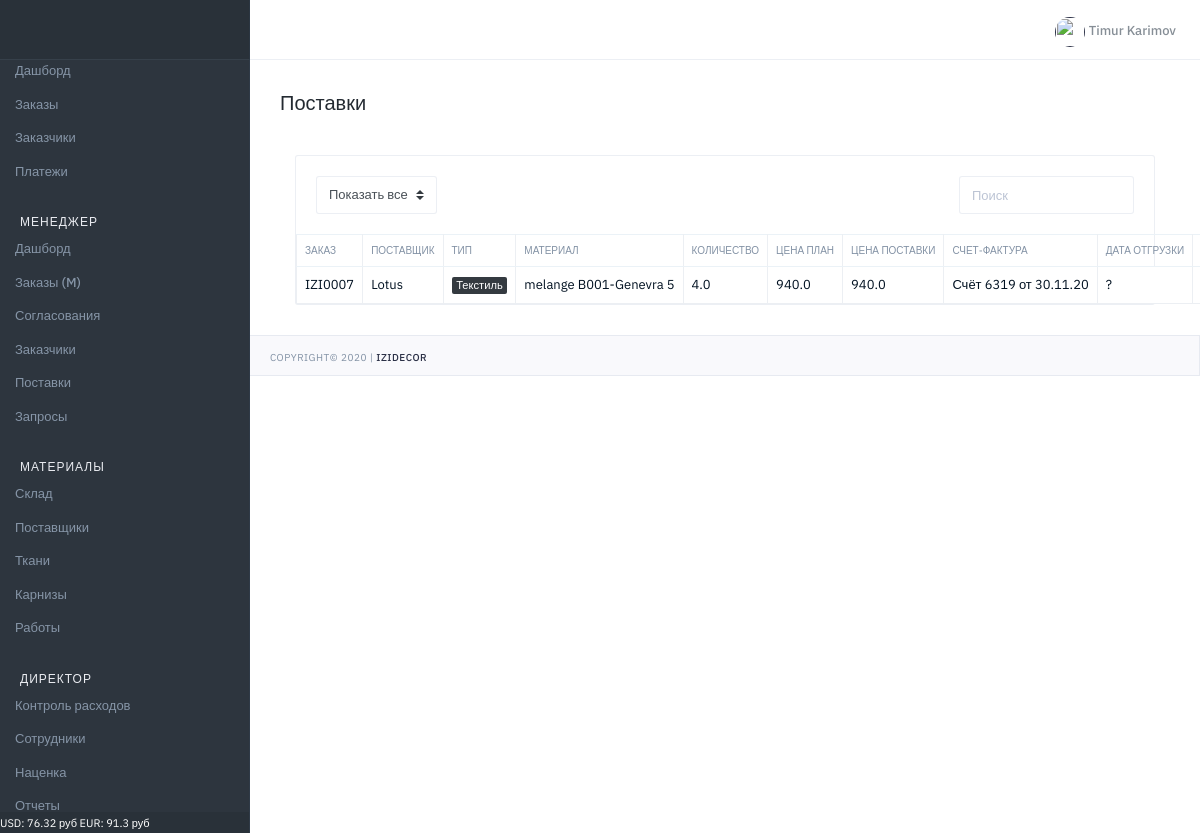
Before: /manager/supplier/orders/ (signed in) with the older database file.
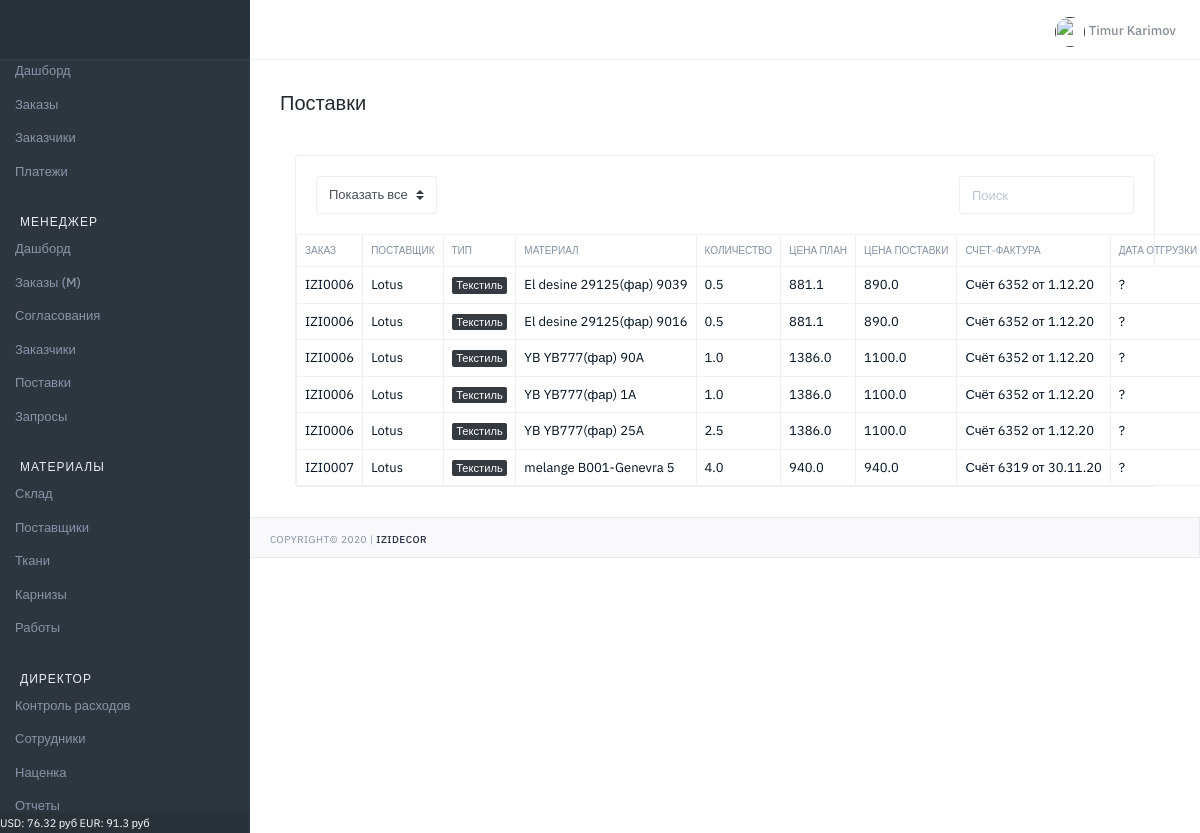
After: the same page with the newer database file.
### manager/models.py (models this page shows, shortened)
class SupplierOrderedTextile(models.Model):
    ORDER_STATE = (
        (0, 'Не оплачено'),
        (1, 'Оплачено'),
    )
    type = models.CharField(verbose_name='Тип', max_length=100, default='Текстиль')
    order = models.ForeignKey(Order, null=True, blank=True, on_delete=models.CASCADE, verbose_name='Заказ')
    item = models.ForeignKey(OrderItemTextile1, null=True, blank=True, on_delete=models.CASCADE, verbose_name='Позиция')
    price = models.FloatField(verbose_name='Цена поставщика', max_length=100, default=0)
    receipt = models.CharField(verbose_name='Счет', max_length=100)
    status = models.IntegerField(verbose_name="Состояние заказа", choices=ORDER_STATE, default=0)
    date_shipped = models.CharField(verbose_name='Дата отгрузки', max_length=100, blank=True, null=True)
    date_created = models.DateTimeField(verbose_name='Дата создания', auto_now_add=True, null=True)
    def edit(self):
        return reverse('manager:supplier_ordered_textile_edit', kwargs={"id": self.pk})

### orders/models.py (models this page shows, shortened)
class Order(models.Model):
    STATUS_V = (
        (0, 'Запланирован'),
        (1, 'КП подготовлено'),
        (2, 'КП утверждено'),
        (3, 'Договор подготовлен'),
        (4, 'Договор подписан'),
        (5, 'Аванс получен'),
        (6, 'Материалы заказаны'),
        (7, 'Материалы оплачены'),
        (8, 'Материалы отгружены'),
        (9, 'Работы заказаны'),
        (10, 'Заказ выдан'),
        (11, 'Архив'),
    )
    STATUS_CSS = (
        (0, 'secondary'),
        (1, 'secondary'),
        (2, 'secondary'),
        (3, 'info'),
        (4, 'info'),
        (5, 'primary'),
        (6, 'primary'),
        (7, 'primary'),
        (8, 'primary'),
        (9, 'primary'),
        (10, 'success'),
        (11, 'warning'),
    )
    STATUS_P = (
        (0, 0),
        (1, 10),
        (2, 20),
        (3, 30),
        (4, 40),
        (5, 50),
        (6, 60),
        (7, 70),
        (8, 80),
        (9, 90),
        (10, 100),
        (11, 0)
    )
    STATUS_V_T = (
        (0, 'Не заказаны'),
        (1, 'Заказаны'),
        (2, 'Оплачены'),
        (3, 'Отгружены'),
    )
    STATUS_V_D = (
        (0, 'Нет скидки'),
        (1, 'Не согласована'),
        (2, 'Согласована'),
        (3, 'Отказано'),
    )
    STATUS_V_D2 = (
        (0, 'Нет скидки'),
        (1, 'Ожидание согласования'),
        (2, 'Согласована'),
        (3, 'Отказано'),
        (4, 'Частичное согласование'),
    )
    number = models.CharField(verbose_name='Номер', max_length=100, blank=True, null=True, default=GetCountOrder)
    status = models.IntegerField(verbose_name='Статус', choices=STATUS_V, default=0)
    status_css = models.IntegerField(verbose_name='Статус', choices=STATUS_CSS, default=0)
    progress = models.IntegerField(verbose_name='Прогресс', choices=STATUS_P, default=0)
    textile_state = models.IntegerField(verbose_name='Состояние по текстилю', choices=STATUS_V_T, default=0)
    cornice_state = models.IntegerField(verbose_name='Состояние по карнизам', choices=STATUS_V_T, default=0)
    work_state = models.IntegerField(verbose_name='Состояние по работам', choices=STATUS_V_T, default=0)
    discount_status = models.IntegerField(verbose_name='Общий статус скидки', choices=STATUS_V_D2, default=0)
    discount_t = models.FloatField(verbose_name='Скидка к текстилю', max_length=100, blank=True, null=True, default=1)
    discount_t_s = models.IntegerField(verbose_name='Статус скидки', choices=STATUS_V_D, default=0)
    discount_c = models.FloatField(verbose_name='Скидка к карнизам', max_length=100, blank=True, null=True, default=1)
    discount_c_s = models.IntegerField(verbose_name='Статус скидки', choices=STATUS_V_D, default=0)
    discount_w = models.FloatField(verbose_name='Скидка к работам', max_length=100, blank=True, null=True, default=1)
    discount_w_s = models.IntegerField(verbose_name='Статус скидки', choices=STATUS_V_D, default=0)
    discount_view = models.IntegerField(verbose_name='Просмотр скидки', default=0)
    date_created = models.DateTimeField(verbose_name='Дата создания', auto_now_add=True, null=True)
    date_finished = models.DateField(verbose_name='Дата исполнения', blank=True, null=True)
    user = models.ForeignKey(User, on_delete=models.CASCADE, verbose_name='Пользователь', blank=True, null=True)
    user_view = models.IntegerField(verbose_name='Просмотр', default=0)

class OrderItemTextile1(models.Model):
    ORDER_STATE = (
        (0, 'Не заказан'),
        (1, 'Заказ отправлен'),
        (2, 'Заказан'),
        (3, 'Оплачен'),
        (4, 'Отгружены'),
        (5, 'В наличии'),
        (6, 'Отсутствует у поставщика'),
    )
    ORDER_STATE_ICON = (
        (0, 'fa-circle-thin'),
        (1, 'target'),
        (2, 'disc'),
        (3, 'dollar-sign'),
        (4, 'arrow-down-circle'),
        (5, 'arrow-down-circle'),
        (6, 'alert-circle'),
    )
    specification = models.ForeignKey(Specification, null=True, on_delete=models.CASCADE, verbose_name='Спецификация')
    version = models.CharField(verbose_name='Версия', max_length=100, blank=True)
    order = models.ForeignKey(Order, null=True, blank=True, on_delete=models.CASCADE, verbose_name='Заказ')
    item = models.ForeignKey(Textile, null=True, on_delete=models.CASCADE, verbose_name='Материал', )
    quantity = models.FloatField(default=1, verbose_name='Количество')
    markup = models.FloatField(verbose_name='Наценка', max_length=100, default=1)
    ordered = models.IntegerField(verbose_name="Состояние заказа", choices=ORDER_STATE, default=0)
    ordered_icon = models.IntegerField(verbose_name="Состояние заказа icon", choices=ORDER_STATE_ICON, default=0)

### materials/models.py (models this page shows, shortened)
class Textile(models.Model):
    article = models.CharField(verbose_name='Артикул', max_length=100, blank=True)
    manufacturer = models.ForeignKey(TextileManufact, null=True, on_delete=models.CASCADE, verbose_name='Производитель', blank=True)
    collection = models.ForeignKey(TextileCollection, null=True, on_delete=models.CASCADE, verbose_name='Коллекция')
    designation = models.CharField(verbose_name='Обозначение', max_length=100, blank=True)
    model = models.CharField(verbose_name='Модель', max_length=100)
    color = models.CharField(verbose_name='Цвет', max_length=100, default='', null=True, blank=True)
    height = models.CharField(verbose_name='Высота', max_length=100, null=True, blank=True)
    price_opt = models.FloatField(verbose_name='Цена отп', null=True, blank=True)
    currency = models.CharField(verbose_name='Валюта', max_length=100, default='руб.', null=True, blank=True)
    type_i = models.CharField(verbose_name='Тип измерения', max_length=100, default='м', null=True, blank=True)
    date_created = models.DateTimeField(verbose_name='Дата создания', auto_now_add=True, null=True)

class TextileManufact(models.Model):
    type_p = models.CharField(verbose_name='Тип', max_length=100, default='Текстиль')
    name = models.CharField(verbose_name='Производитель', max_length=100)
    email = models.EmailField(verbose_name='email', default='')
    phone = models.CharField(verbose_name='Телефон', max_length=100, blank=True, null=True)
    manager = models.CharField(verbose_name='Менеджер', max_length=100, blank=True, null=True)

class TextileCollection(models.Model):
    name = models.CharField(verbose_name='Коллекция', max_length=200, blank=True)
    manufacturer = models.ForeignKey(TextileManufact, null=True, on_delete=models.CASCADE, verbose_name='Производитель', blank=True)
    def __str__(self):
        return str(self.name)

### manager/views.py (the view)
# urls.py: path('supplier/orders/', M_SupplierOrders, name="supplier_orders"),
@login_required(login_url='login')
def M_SupplierOrders(request):
    qs = SupplierOrderedTextile.objects.all()
    qc = SupplierOrderedCornice.objects.all()
    result_list = sorted(
        chain(qs, qc),
        key=attrgetter('date_created'), reverse=True)
    return render(request, 'manager/supplier_orders.html', context={'orders': result_list})

### main/template_tags/custom_tags.py (called while the page is built, shortened)
@register.filter(name='has_group')
def has_group(user, group_name):
    return user.groups.filter(name=group_name).exists()

@register.simple_tag()
def get_new_orders():
    result = Order.objects.filter(status__gte=5, user_view=0).count()
    return result

@register.simple_tag()
def get_discount():
    result = Order.objects.filter(status__lte=3, discount_status=1, discount_view=0).count()
    return result

@register.simple_tag()
def get_currency():
    usd = MarkupCurrency.objects.get(name='USD')
    eur = MarkupCurrency.objects.get(name='EUR')
    f = f'USD: {round(usd.value,2)} руб  EUR: {round(eur.value,2)} руб'
    return f

@register.simple_tag()
def get_finish_orders():
    result = Order.objects.filter(status=9).count()
    all_orders = Order.objects.filter(status=8)
    count_n = 0
    return result+count_n

### manager/templates/manager/supplier_orders.html (shortened to what the changed rows need)
{% extends "main/base.html" %}
{% block title_h1 %}Поставки{% endblock %}
{% block body_content %}
                     <div class="col-md-12 col-lg-12">
                        <div class="card mg-b-30">
                           <div class="card-body pd-0">
                                          <table id="foo-filtering" class="table table-bordered table-hover toggle-circle" data-page-size="50">
                                              <thead class="tx-10 tx-uppercase">
                                                 <tr>
                                                    <th>Заказ</th>
                                                     <th>Поставщик</th>
                                                    <th>Тип</th>
                                                    <th>Материал</th>
                                                     <th>Количество</th>
                                                     <th>Цена план</th>
                                                     <th>Цена поставки</th>
                                                     <th>Счет-фактура</th>
                                                     <th>Дата отгрузки</th>
                                                     <th>Статус</th>
                                                 </tr>
                                              </thead>
                                             <tbody>
                                                {% for q in orders %}
                                                    <tr class="table table-bordered table-hover">
                                                        <td>{{q.order.number}}</td>
                                                        <td>{{q.item.item.manufacturer.name}} {{q.additional.item.additional.collection.manufacturer.name}}</td>
                                                        <td><span class="badge badge-dark">{{ q.type }}</span></td>
                                                        <td>{{ q.item.item.collection }} {{ q.item.item.model }} {{ q.item.item.color }}
                                                        </td>
                                                        <td>{{ q.item.quantity }} {{q.additional.quantity}}</td>
                                                        <td>{{ q.item.item.price_opt }} {{q.additional.item.price}}</td>
                                                        <td>{{ q.price }}</td>
                                                        <td>{{ q.receipt }}</td>
                                                        <td>{{ q.date_shipped }}</td>
                                                        <td>
                                                        </td>
                                                    </tr>
                                                {% endfor %}
                                             </tbody>
                                          </table>
                           </div>
                        </div>
                     </div>
{% endblock %}

Changed rows visible on the page:
added SupplierOrderedTextile: order.number "IZI0006", item.item.manufacturer.name "Lotus", type "Текстиль", item.item.collection "El desine", item.item.model "29125(фар)", item.item.color "9039", item.quantity "0.5", item.item.price_opt "881.1", price "890.0", receipt "Счёт 6352 от 1.12.20", date_shipped "?"
added SupplierOrderedTextile: order.number "IZI0006", item.item.manufacturer.name "Lotus", type "Текстиль", item.item.collection "El desine", item.item.model "29125(фар)", item.item.color "9016", item.quantity "0.5", item.item.price_opt "881.1", price "890.0", receipt "Счёт 6352 от 1.12.20", date_shipped "?"
added SupplierOrderedTextile: order.number "IZI0006", item.item.manufacturer.name "Lotus", type "Текстиль", item.item.collection "YB", item.item.model "YB777(фар)", item.item.color "90A", item.quantity "1.0", item.item.price_opt "1386.0", price "1100.0", receipt "Счёт 6352 от 1.12.20", date_shipped "?"
added SupplierOrderedTextile: order.number "IZI0006", item.item.manufacturer.name "Lotus", type "Текстиль", item.item.collection "YB", item.item.model "YB777(фар)", item.item.color "1A", item.quantity "1.0", item.item.price_opt "1386.0", price "1100.0", receipt "Счёт 6352 от 1.12.20", date_shipped "?"
added SupplierOrderedTextile: order.number "IZI0006", item.item.manufacturer.name "Lotus", type "Текстиль", item.item.collection "YB", item.item.model "YB777(фар)", item.item.color "25A", item.quantity "2.5", item.item.price_opt "1386.0", price "1100.0", receipt "Счёт 6352 от 1.12.20", date_shipped "?"
